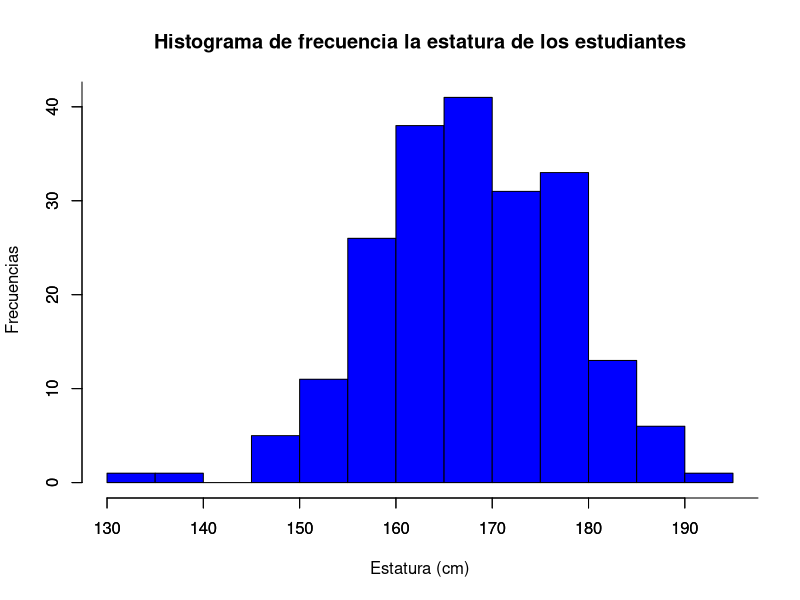
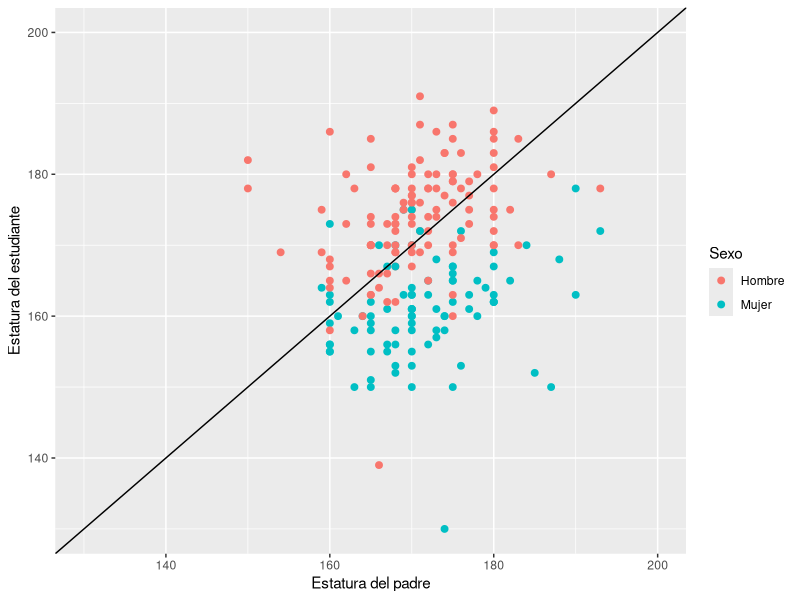
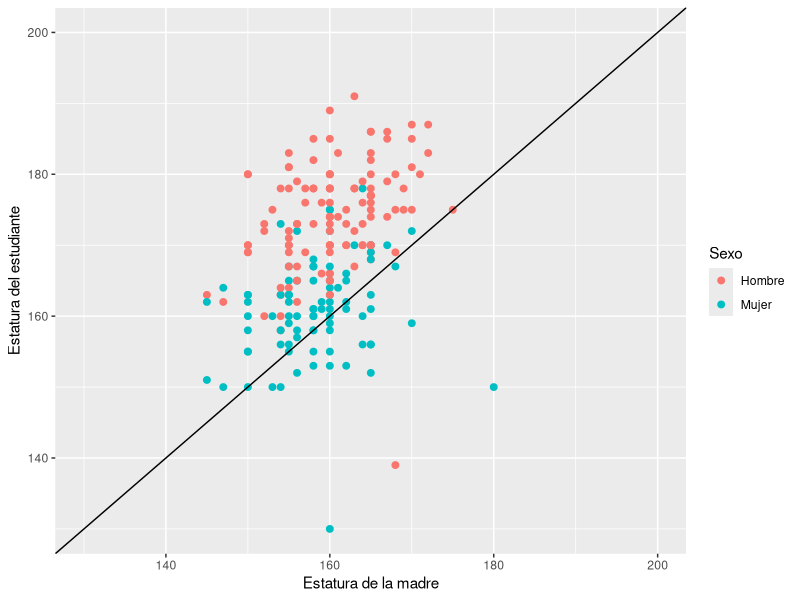

Generate these figures, in order, with R:
## ---- chunk 1
knitr::opts_chunk$set(echo = TRUE)
## ---- chunk 2
# Leer datos
library(readxl)
datos = read_excel("datos.xlsx")
## ---- chunk 3
library(dplyr)

# Transformar los datos

# Cambiar los nombres de las variables
nombres_originales = names(datos)
nombres_nuevos = c("Fecha", "Correo", "Sexo", "Edad", "Estatura_estudiante", "Estatura_madre", 
                   "Estatura_padre")
names(datos) = nombres_nuevos

# Transformar las estaturas a variables numéricas; transformar el sexo a variable categórica
datos = transform(datos, Estatura_estudiante = as.numeric(Estatura_estudiante),
                  Estatura_madre = as.numeric(Estatura_madre),
                  Estatura_padre = as.numeric(Estatura_padre),
                  Sexo = as.factor(Sexo))

# Eliminar datos que no sirven (Estaturas de 0 o Edades menores a 18)
datos = datos %>% 
        filter(Edad >= 18 & Estatura_estudiante > 1 & Estatura_madre > 1 & Estatura_padre > 1)

# Estaturas de como 1.53 o 1.79 son posibles errores de digitación así que se multiplican por 100
datos = datos %>% 
        mutate(Estatura_estudiante = ifelse((Estatura_estudiante > 1 & Estatura_estudiante < 2),
                                            Estatura_estudiante * 100, Estatura_estudiante)) %>% 
        mutate(Estatura_madre = ifelse((Estatura_madre > 1 & Estatura_madre < 2),
                                            Estatura_madre * 100, Estatura_madre)) %>%
        mutate(Estatura_padre = ifelse((Estatura_padre > 1 & Estatura_padre < 2),
                                            Estatura_padre * 100, Estatura_padre))

# Transformar Edad a una variable categórica
datos = transform(datos, Edad = as.factor(Edad))

# Eliminar estaturas que no sirven (valores como 35)
datos = datos %>% 
        filter(Estatura_estudiante >= 100 & Estatura_madre >= 100 & Estatura_padre >= 100)

# Quedarnos solo con los que tengan correo institucional
datos = datos %>% 
        filter(grepl("unal", Correo))
## ---- chunk 4
summary(datos)
## ---- chunk 5
summary(datos %>% 
  filter(Sexo == "Hombre"))
## ---- chunk 6
summary(datos %>% 
  filter(Sexo == "Mujer"))
## ---- chunk 7
hist(datos$Estatura_estudiante, xlab = "Estatura (cm)", breaks = "Sturges",
     col = "blue", freq = TRUE, ylab = "Frecuencias", main = "Histograma de frecuencia la estatura de los estudiantes")
axis(1, at=seq(130, 200, by = 10), labels = seq(130, 200, by = 10))
axis(2, at=seq(0, 50, by = 10), labels = seq(0, 50, by = 10))
## ---- chunk 8
library(ggplot2)
ggplot(datos, aes(x = Estatura_padre, y = Estatura_estudiante, color= Sexo)) + 
      geom_point(size = 2) +
      geom_abline() +
      xlab("Estatura del padre") + 
      xlim(130, 200) +
      ylab("Estatura del estudiante") + 
      ylim(130, 200)
## ---- chunk 9
library(ggplot2)
ggplot(datos, aes(x = Estatura_madre, y = Estatura_estudiante, color= Sexo)) + 
      geom_point(size = 2) +
      geom_abline() +
      xlab("Estatura de la madre") + 
      xlim(130, 200) +
      ylab("Estatura del estudiante") + 
      ylim(130, 200)
